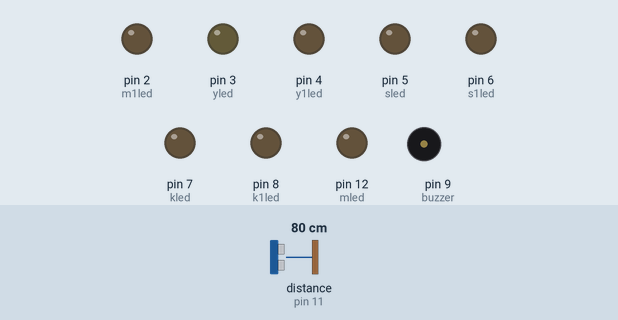
This sketch was run on a simulated Arduino Uno, built with avr-gcc and run on an emulated ATmega328P. On the bench: output pins drawn as LEDs (lit = HIGH), buzzer (waves = sounding, pin HIGH). Wiring (inferred from the names in the program): ultrasonic range finder: trigger pin 10; echo pin 11. Dashed ring = blinking. Inputs (shaded band) come from the test bench; at power-on: distance to the obstacle (sensor on pin 11) 80 cm. The echo pulse lasts 58.3 µs per cm; pins used as bus, display or sensor lines are not drawn; what the sketch prints to the serial monitor is not drawn.

Above: at 1.2 s.
1.3 s: distance to the obstacle (sensor on pin 11) set to 44 cm
4.3 s: distance to the obstacle (sensor on pin 11) set to 36 cm
At 5.1 s:
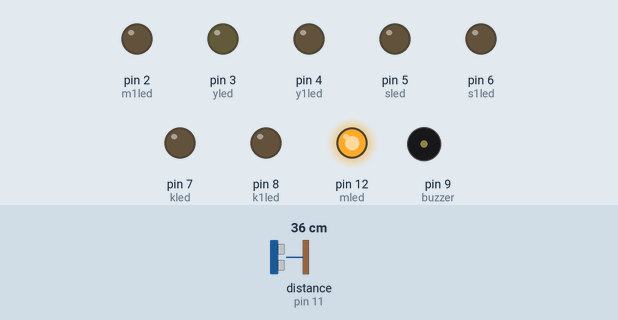
7.3 s: distance to the obstacle (sensor on pin 11) set to 2 cm
At 8.65 s:
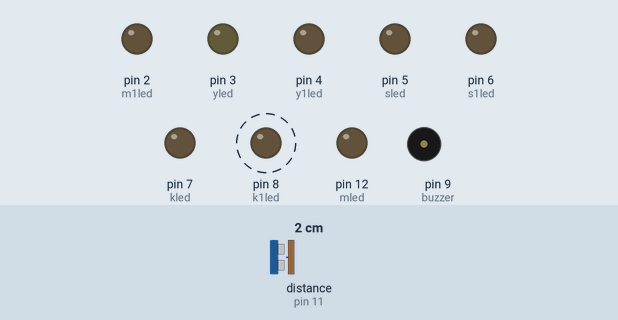
10.3 s: distance to the obstacle (sensor on pin 11) set to 4 cm
13.3 s: distance to the obstacle (sensor on pin 11) set to 7 cm
At 13.72 s:
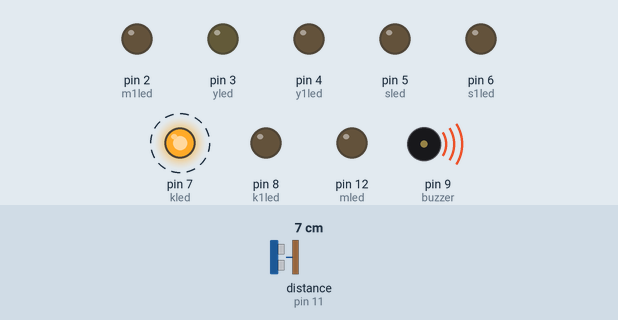
16.3 s: distance to the obstacle (sensor on pin 11) set to 35 cm
At 18.9 s:
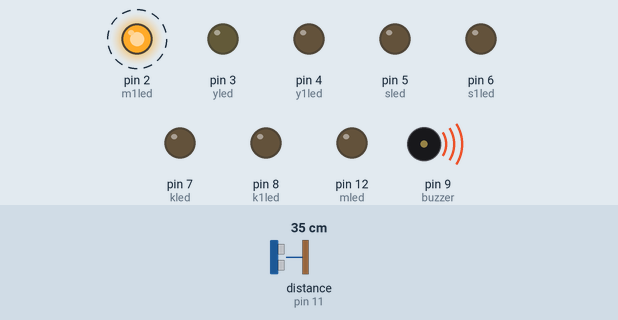
Timing chart, 0 to 20.3 s (numbered marks = the images above; inputs shaded):
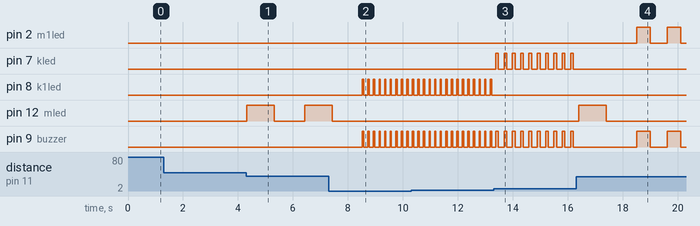

The sketch:

980.ino
```cpp
const int mled = 12; // 1 numaralı pinde hep yanmaya devam etti 12 ye aldım
const int m1led = 2;
const int yled = 3;
const int y1led = 4;
const int sled = 5;
const int s1led = 6;
const int kled = 7;
const int k1led = 8;
const int buzzer = 9;
const int trig = 10;
const int echo = 11;


float period = 0;
float distence = 0;


void setup() {
       // put your setup code here, to run once:
pinMode (trig, OUTPUT );
pinMode (mled, OUTPUT );
pinMode (m1led, OUTPUT );
pinMode (yled, OUTPUT );
pinMode (y1led, OUTPUT );
pinMode (sled, OUTPUT );
pinMode (s1led, OUTPUT );
pinMode (kled, OUTPUT );
pinMode (k1led, OUTPUT );
pinMode (buzzer, OUTPUT);


pinMode (echo, INPUT);
Serial.begin(9600);


}

void loop() {
  // put your main code here, to run repeatedly:
digitalWrite(trig, HIGH);
delayMicroseconds(1000);
digitalWrite(trig, LOW);


period = pulseIn(echo, HIGH);
distence = (period/2) / 29.1 ;


if (distence <= 5 )
{
  digitalWrite(k1led, HIGH );
  digitalWrite(buzzer, HIGH );
  delay(50);
  digitalWrite(k1led, LOW );
  digitalWrite(buzzer, LOW );
  delay(50);
  }

 else if (distence <= 10 )
{
  digitalWrite(kled, HIGH );
  digitalWrite(buzzer, HIGH );
  delay(100);
  digitalWrite(kled, LOW );
  digitalWrite(buzzer, LOW );
  delay(100);
  }

else if (distence <= 15 )
{
  digitalWrite(s1led, HIGH );
  digitalWrite(buzzer, HIGH );
  delay(150);
  digitalWrite(s1led, LOW );
  digitalWrite(buzzer, LOW );
   delay(150);
  }

  else if (distence <= 20 )
{
  digitalWrite(sled, HIGH );
  digitalWrite(buzzer, HIGH );
  delay(200);
  digitalWrite(sled, LOW );
  digitalWrite(buzzer, LOW );
  delay(200);
  }

  else if (distence <= 25 )
{
  digitalWrite(y1led, HIGH );
  digitalWrite(buzzer, HIGH );
  delay(300);
  digitalWrite(y1led, LOW );
  digitalWrite(buzzer, LOW );
   delay(300);
  }

  else if (distence <= 30 )
{
  digitalWrite(yled, HIGH );
  digitalWrite(buzzer, HIGH );
  delay(400);
  digitalWrite(yled, LOW );
  digitalWrite(buzzer, LOW );
  delay(400);
  }

  else if (distence <= 35 )
{
  digitalWrite(m1led, HIGH );
  digitalWrite(buzzer, HIGH );
  delay(500);
  digitalWrite(m1led, LOW );
  digitalWrite(buzzer, LOW );
  delay(500);
  }

  else if (distence <= 40 )
{
  digitalWrite(mled, HIGH );
  digitalWrite(buzzer, LOW );
  delay(1000);
  digitalWrite(mled, LOW );
  digitalWrite(buzzer, LOW );
  delay(1000);
  }


 Serial.print(" distence: " );
 Serial.print(distence);
 delay(100);

}
```

Measured:
- the behaviour switches between 41 and 40 cm on distance to the obstacle (sensor on pin 11) (found by bisection; images 0 and 1)
- the behaviour switches between 5 and 6 cm on distance to the obstacle (sensor on pin 11) (found by bisection; images 2 and 3)
- after the input at 1.3 s, every drawn part: stays the same
- after the input at 4.3 s, pin 12 (mled): LOW → HIGH at once, → LOW 1.0 s later, → HIGH 1.1 s later
- after the input at 7.3 s, pin 8 (k1led), pin 9 (buzzer): alternates HIGH for 0.05 s and LOW for 0.15 s, starting after 1.2 s; pin 12 (mled): goes on until 7.4 s, then stays LOW
- after the input at 13.3 s, pin 7 (kled): alternates HIGH for 0.10 s and LOW for 0.20 s, starting after 0.08 s; pin 8 (k1led): stops changing and stays LOW; pin 9 (buzzer): alternates HIGH for 0.10 s and LOW for 0.20 s, starting after 0.18 s
- after the input at 16.3 s, pin 2 (m1led), pin 9 (buzzer): alternates HIGH for 0.50 s and LOW for 0.60 s, starting after 2.2 s; pin 7 (kled): stops changing and stays LOW; pin 12 (mled): LOW → HIGH after 0.10 s, → LOW 1.0 s later
